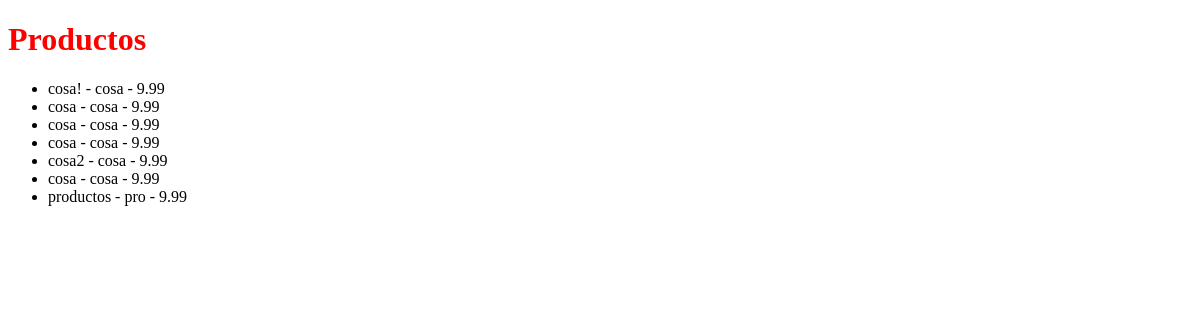
The app's page /productos/, older data.
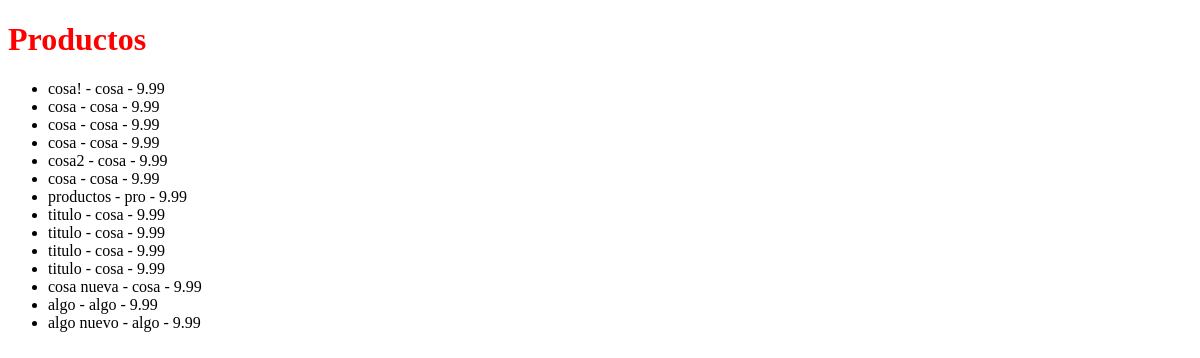
The same page, newer data.
### productos/models.py (models this page shows, shortened)
class Producto(models.Model):
	user = models.ForeignKey(settings.AUTH_USER_MODEL)
	managers = models.ManyToManyField(settings.AUTH_USER_MODEL, related_name="managers_productos", blank=True)
	titulo = models.CharField(max_length=120)
	descripcion = models.TextField(null=True)
	slug = models.SlugField(blank=True, unique=True)
	precio = models.DecimalField(max_digits=50, decimal_places=2, default=9.99) #100.00
	precio_rebajas = models.DecimalField(max_digits=50, decimal_places=2, default=6.99, blank=True, null=True) #100.00
	def __unicode__(self): #Python 3 __str__
		return self.titulo

### productos/views.py (the view)
# urls.py: url(r'^productos/$', ProductoListView.as_view(), name='producto_list_view'),
class ProductoListView(ListView):
	model = Producto
	def get_queryset(self, *args, **kwargs):
		qs = super(ProductoListView, self).get_queryset(**kwargs)
		return qs

### templates/productos/producto_list.html
{% extends "base.html" %}
{% block content %}
<h1>Productos</h1>
<ul>
{% for instance in object_list %}
    <li>{{ instance }} - {{ instance.descripcion }} - {{ instance.precio }}</li>
{% empty %}
    <li>Sin productos!</li>
{% endfor %}
</ul>
{% endblock %}

### templates/base.html (shortened to what this page needs)
<!DOCTYPE html>
<html>
<head></head>
<body>
	{% block content %}{% endblock %}
</body>
</html>

Row changes from the older to the newer data that the page shows:
added Producto: titulo "titulo", descripcion "cosa", precio "9.99"
added Producto: titulo "titulo", descripcion "cosa", precio "9.99"
added Producto: titulo "titulo", descripcion "cosa", precio "9.99"
added Producto: titulo "titulo", descripcion "cosa", precio "9.99"
added Producto: titulo "cosa nueva", descripcion "cosa", precio "9.99"
added Producto: titulo "algo", descripcion "algo", precio "9.99"
added Producto: titulo "algo nuevo", descripcion "algo", precio "9.99"
